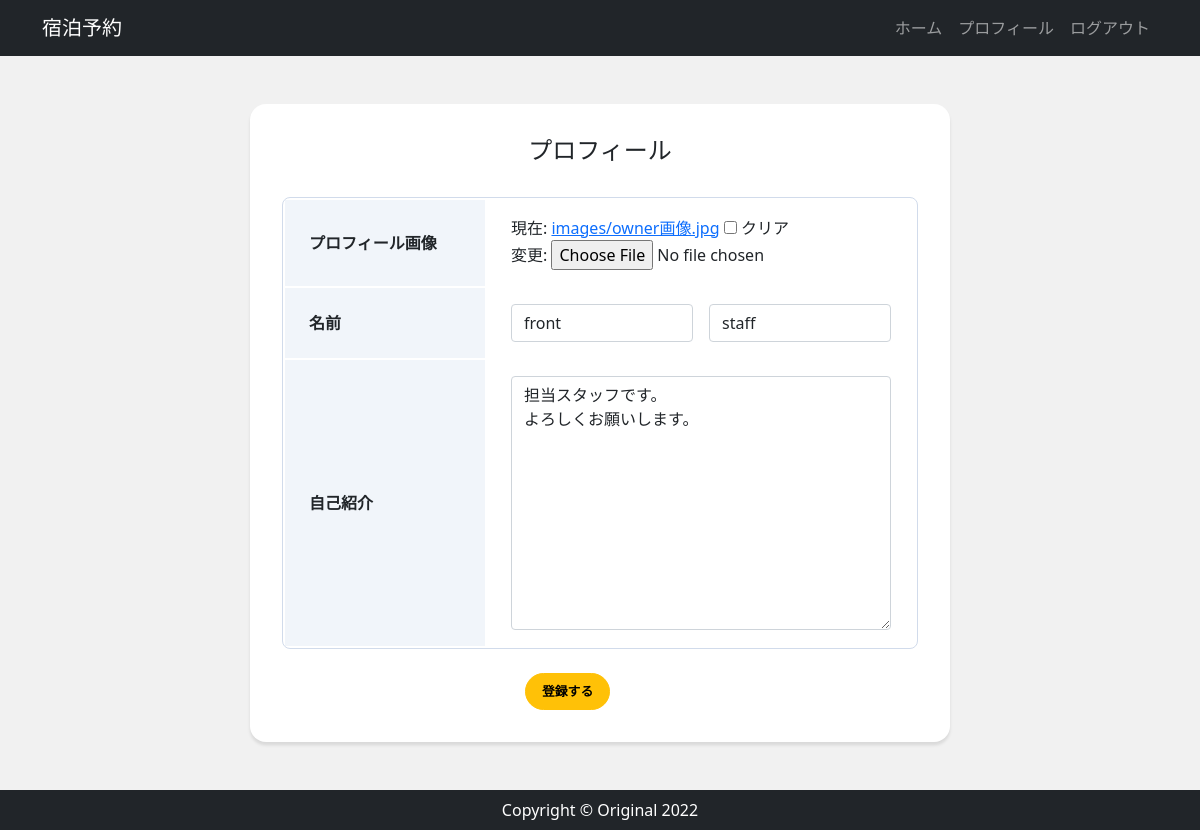
Page /accounts/profile/edit/ (signed in) on the committed database.
### accounts/models.py (models this page shows, shortened)
class CustomUser(AbstractBaseUser, PermissionsMixin):
    email = models.EmailField('メールアドレス', unique=True)
    first_name = models.CharField("姓", max_length=30)
    last_name = models.CharField("名", max_length=30)
    description = models.TextField('自己紹介', default='', blank=True)
    image = models.ImageField(upload_to='images', verbose_name='プロフィール画像', null=True, blank=True)
    is_staff = models.BooleanField(
        ("staff status"),
        default=False,
        help_text=("Designates whether the user can log into this admin site."),
    )
    is_active = models.BooleanField(
        ("active"),
        default=True,
        help_text=(
            "Designates whether this user should be treated as active. "
            "Unselect this instead of deleting accounts."
        ),
    )
    objects = UserManager()
    EMAIL_FIELD = "email"
    USERNAME_FIELD = "email"
    REQUIRED_FIELDS = []
    class Meta:
        verbose_name = ("user")
        verbose_name_plural = ("users")

### accounts/views.py (the view, shortened to what this page needs)
# urls.py: path('profile/edit/', views.ProfileEditView.as_view(), name='profile_edit'),
class ProfileEditView(LoginRequiredMixin, View):
    def get(self, request, *args, **kwargs):
        user_data = CustomUser.objects.get(id=request.user.id)
        form = ProfileForm(
            request.POST or None,
            initial= {
                'first_name': user_data.first_name,
                'last_name': user_data.last_name,
                'description': user_data.description,
                'image': user_data.image,
            }
        )
        return render(request, 'accounts/profile_edit.html', {
            'form': form
        })

### accounts/forms.py
class ProfileForm(forms.Form):
    first_name = forms.CharField(max_length=30, label='姓')
    last_name = forms.CharField(max_length=30, label='名')
    description = forms.CharField(label='自己紹介', widget=forms.Textarea(), required=False)
    image = forms.ImageField(required=False)

### accounts/templates/accounts/profile_edit.html (shortened to what this page needs)
{% extends 'app/base.html' %}
{% load widget_tweaks %}
{% block content %}
<div class="card card-profile my-5 mx-auto">
    <div class="card-body">
        <h5 class="card-title text-center">プロフィール</h5>
        <form method="post" enctype="multipart/form-data">
            <table class="profile_table mb-4">
                <tbody>
                    <tr>
                        <th class="header">プロフィール画像</th>
                        <td class="data">
                            {{ form.image }}
                        </td>
                    </tr>
                    <tr>
                        <th class="header">名前</th>
                        <td class="data form_wrap form_wrap-2">
                            {% render_field form.first_name class='form-control' placeholder='姓' %}
                            {% render_field form.last_name class='form-control' placeholder='名' %}
                        </td>
                    </tr>
                    <tr>
                        <th class="header">自己紹介</th>
                        <td class="data">
                            {% render_field form.description class='form-control' placeholder='自己紹介' %}
                        </td>
                    </tr>
                </tbody>
            </table>
            <div class="button mx-auto">
                <button class="btn btn-lg btn-warning btn-block" type="submit">登録する</button>
            </div>
        </form>
    </div>
</div>
{% endblock %}

### app/static/css/style.css (style rules this page uses)
* { margin: 0; padding: 0; box-sizing: border-box; }
body { background: #F1F1F1; display: flex; flex-flow: column; min-height: 100vh; }
.card-profile { width: 700px; border: 0; border-radius: 1rem; box-shadow: 0 0.2rem 0.2rem 0 rgba(0, 0, 0, 0.1); }
.button { width: 150px; }
.btn { font-size: 80%; border-radius: 5rem; font-weight: bold; }
.profile_table { width: 100%; border: 1px solid #D1DBEB; border-radius: 8px; border-collapse: separate; overflow: hidden; }
.profile_table .header { width: 200px; padding: 16px 24px; text-align: left; background: #F1F5FA; }
.profile_table .data { padding: 16px 24px; }
.form_wrap { display: grid; gap: 16px; }
.form_wrap-2 { grid-template-columns: repeat(2, 1fr); }
.card-title { margin-bottom: 2rem; font-size: 1.5rem; }
.card-body { padding: 2rem; }

### rows in the picture
CustomUser: first_name "front", last_name "staff", description "担当スタッフです。 よろしくお願いします。"
